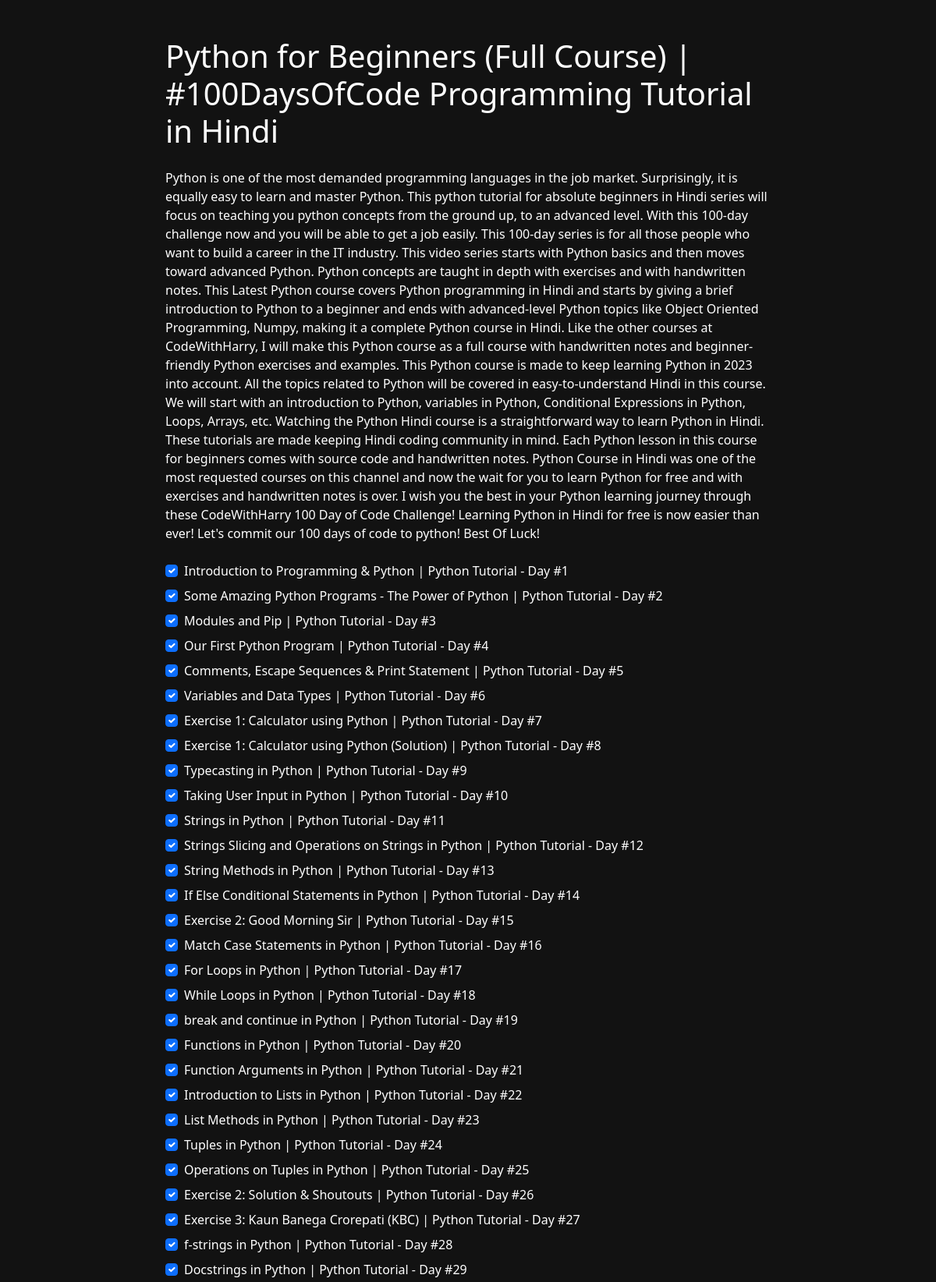
Page /playlist/1/ (upper part) on the committed database.
### downloader/models.py (models this page shows)
class Playlist(models.Model):
    url = models.URLField()
    title = models.CharField(max_length=255)
    description = models.TextField(blank=True)

class Video(models.Model):
    playlist = models.ForeignKey(Playlist, on_delete=models.CASCADE, related_name='videos')
    title = models.CharField(max_length=255)
    url = models.URLField()
    selected = models.BooleanField(default=True)

### downloader/views.py (the view)
# urls.py: path('playlist/<int:pk>/', views.playlist_detail, name='playlist_detail'),
def playlist_detail(request, pk):
    playlist = Playlist.objects.get(pk=pk)
    return render(request, 'downloader/playlist_detail.html', {'playlist': playlist})

### downloader/templates/downloader/playlist_detail.html (shortened to what this page needs)
{% extends 'base.html' %}
{% load static %}
{% block content %}
<h1 class="mb-4">{{ playlist.title }}</h1>
<p class="mb-4">{{ playlist.description }}</p>
<form id="download-form">
    {% for video in playlist.videos.all %}
    <div class="form-check mb-2">
        <input class="form-check-input" type="checkbox" value="{{ video.id }}" id="video-{{ video.id }}" checked>
        <label class="form-check-label" for="video-{{ video.id }}">
            {{ video.title }}
        </label>
    </div>
    {% endfor %}
</form>
{% endblock %}

### downloader/templates/base.html (shortened to what this page needs)
{% load static %}
<!DOCTYPE html>
<html lang="en">
<head>
    <link href="https://cdn.jsdelivr.net/npm/bootstrap@5.1.3/dist/css/bootstrap.min.css" rel="stylesheet">
    <link href="{% static 'downloader/css/style.css' %}" rel="stylesheet">
</head>
<body>
    <div class="container mt-5">
        {% block content %}{% endblock %}
    </div>
</body>
</html>

### downloader/static/downloader/css/style.css (style rules this page uses)
body { background-color: #121212; color: #ffffff; }
.container { max-width: 800px; }

### rows in the picture
Playlist: title "Python for Beginners (Full Course) | #100DaysOfCode Programming Tutorial in Hindi", description "Python is one of the most demanded programming languages in the job market. Surprisingly, it is equally easy to learn and master Python. This python tutorial for absolute beginners in Hindi series will focus on teaching you python concepts from the ground up, to an advanced level. With this 100-day challenge now and you will be able to get a job easily. This 100-day series is for all those people who want to build a career in the IT industry. This video series starts with Python basics and then moves toward advanced Python. Python concepts are taught in depth with exercises and with handwritten notes. This Latest Python course covers Python programming in Hindi and starts by giving a brief…"
Video: title "Introduction to Programming & Python | Python Tutorial - Day #1"
Video: title "Some Amazing Python Programs - The Power of Python | Python Tutorial - Day #2"
Video: title "Modules and Pip | Python Tutorial - Day #3"
Video: title "Our First Python Program | Python Tutorial - Day #4"
Video: title "Comments, Escape Sequences & Print Statement | Python Tutorial - Day #5"
Video: title "Variables and Data Types | Python Tutorial - Day #6"
Video: title "Exercise 1: Calculator using Python | Python Tutorial - Day #7"
Video: title "Exercise 1: Calculator using Python (Solution) | Python Tutorial - Day #8"
Video: title "Typecasting in Python | Python Tutorial - Day #9"
Video: title "Taking User Input in Python | Python Tutorial - Day #10"
Video: title "Strings in Python | Python Tutorial - Day #11"
Video: title "Strings Slicing and Operations on Strings in Python | Python Tutorial - Day #12"
Video: title "String Methods in Python | Python Tutorial - Day #13"
Video: title "If Else Conditional Statements in Python | Python Tutorial - Day #14"
Video: title "Exercise 2: Good Morning Sir | Python Tutorial - Day #15"
Video: title "Match Case Statements in Python | Python Tutorial - Day #16"
Video: title "For Loops in Python | Python Tutorial - Day #17"
Video: title "While Loops in Python | Python Tutorial - Day #18"
Video: title "break and continue in Python | Python Tutorial - Day #19"
Video: title "Functions in Python | Python Tutorial - Day #20"
Video: title "Function Arguments in Python | Python Tutorial - Day #21"
Video: title "Introduction to Lists in Python | Python Tutorial - Day #22"
Video: title "List Methods in Python | Python Tutorial - Day #23"
Video: title "Tuples in Python | Python Tutorial - Day #24"
Video: title "Operations on Tuples in Python | Python Tutorial - Day #25"
Video: title "Exercise 2: Solution & Shoutouts | Python Tutorial - Day #26"
Video: title "Exercise 3: Kaun Banega Crorepati (KBC) | Python Tutorial - Day #27"
Video: title "f-strings in Python | Python Tutorial - Day #28"
Video: title "Docstrings in Python | Python Tutorial - Day #29"
